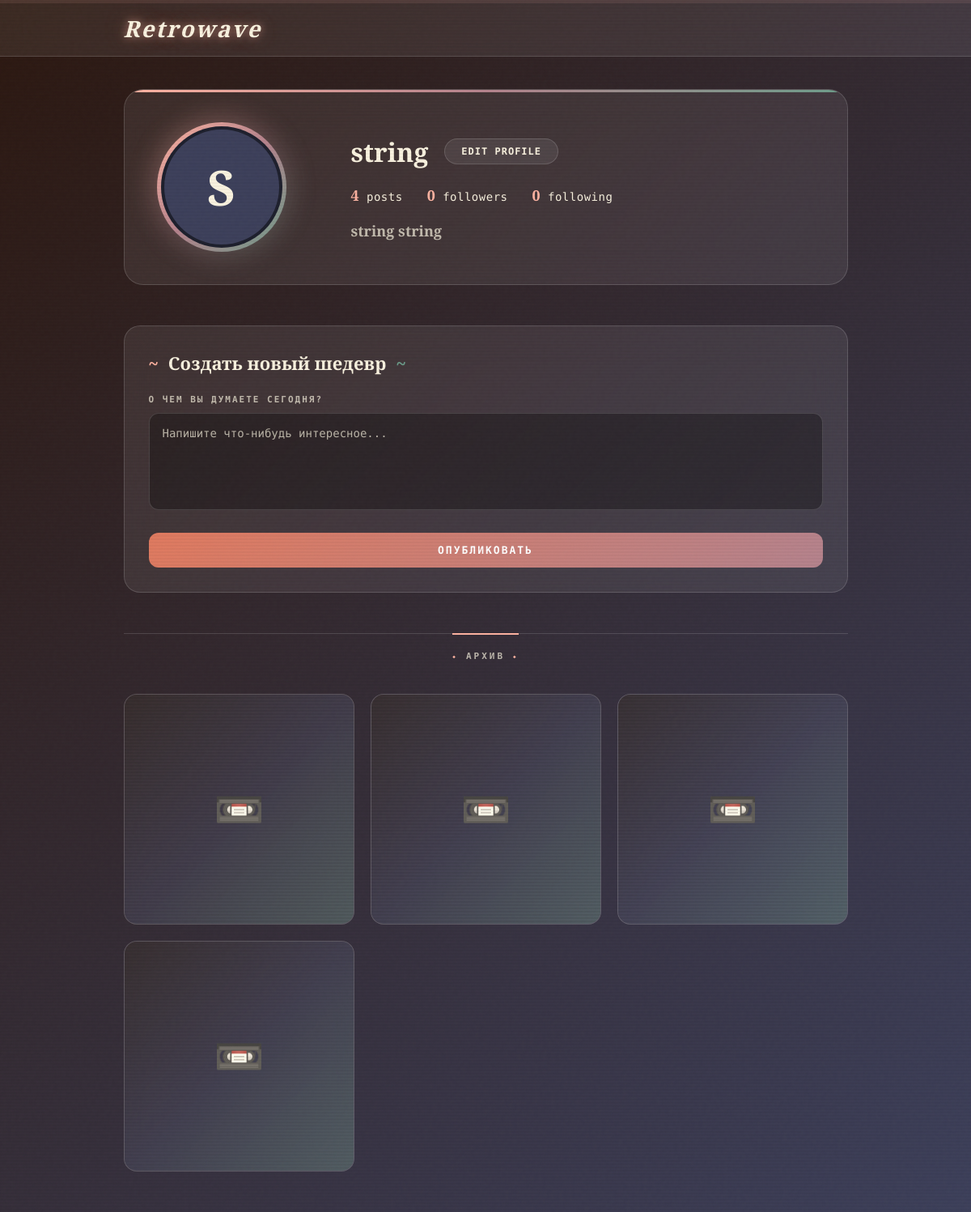
Page /user/1 on the committed database.
### database/models.py (models this page shows)
class User(Base):
    __tablename__ = "users"
    id = Column(Integer, autoincrement=True, primary_key=True)
    phone_number = Column(String, nullable=False, unique=True)
    password = Column(String, nullable=False)
    email = Column(String, nullable=False, unique=True)
    username = Column(String, nullable=False, unique=True)
    name = Column(String, nullable=False)
    surname = Column(String)
    city = Column(String)
    date_of_birth = Column(String)
    reg_date = Column(DateTime, default=datetime.now())

class UserPost(Base):
    __tablename__ = "userposts"
    id = Column(Integer, autoincrement=True, primary_key=True)
    reg_date = Column(DateTime, default=datetime.now())
    main_text = Column(Text, nullable=False)
    uid = Column(Integer, ForeignKey("users.id"))
    user_fk = relationship("User", lazy="subquery")

### main.py (the view)
@app.get("/user/{uid}", response_class=HTMLResponse)
async def get_user_html(uid: int, request: Request):
    user = get_all_or_exact_user(uid)
    posts = get_all_user_posts_db(uid)
    return templates.TemplateResponse(request=request, name="user.html",
    context={"user": user, "user_posts": posts})

### templates/user.html (shortened to what this page needs)
<!DOCTYPE html>
<html lang="en">
<head>
</head>
<body>
    <div class="noise-overlay"></div>
    <nav>
        <div class="nav-content">
            <div class="logo"><a href="/">Retrowave</a></div>
        </div>
    </nav>
    <div class="container">
        <div class="profile-header">
            <div class="profile-avatar-container">
                <div class="profile-avatar">{{ user.username[0] | upper }}</div>
            </div>
            <div class="profile-info">
                <h2>{{ user.username }} <button class="edit-profile-btn">Edit profile</button></h2>
                <div class="profile-stats">
                    <span><b>{{ user_posts|length }}</b> posts</span>
                    <span><b>0</b> followers</span>
                    <span><b>0</b> following</span>
                </div>
                <div class="profile-name">{{ user.name }} {{ user.surname }}</div>
            </div>
        </div>
        <div class="create-post">
            <h3>Создать новый шедевр</h3>
            <form id="postForm">
                <div class="form-group">
                    <label>О чем вы думаете сегодня?</label>
                    <textarea id="main_text" required placeholder="Напишите что-нибудь интересное..."></textarea>
                </div>
                <button type="submit" class="submit-btn">Опубликовать</button>
            </form>
        </div>
        <div class="posts-divider">
            <span>Архив</span>
        </div>
        <div class="posts-grid">
            {% for post in user_posts %}
            <div class="grid-item" style="animation-delay: {{ loop.index0 * 0.08 }}s">
                <span class="retro-icon">📼</span>
            </div>
            {% endfor %}
        </div>
    </div>
</body>
</html>

### rows in the picture
User: username "S", username "string", name "string", surname "string"

### other values in the picture
{{ user_posts|length }} "4"
